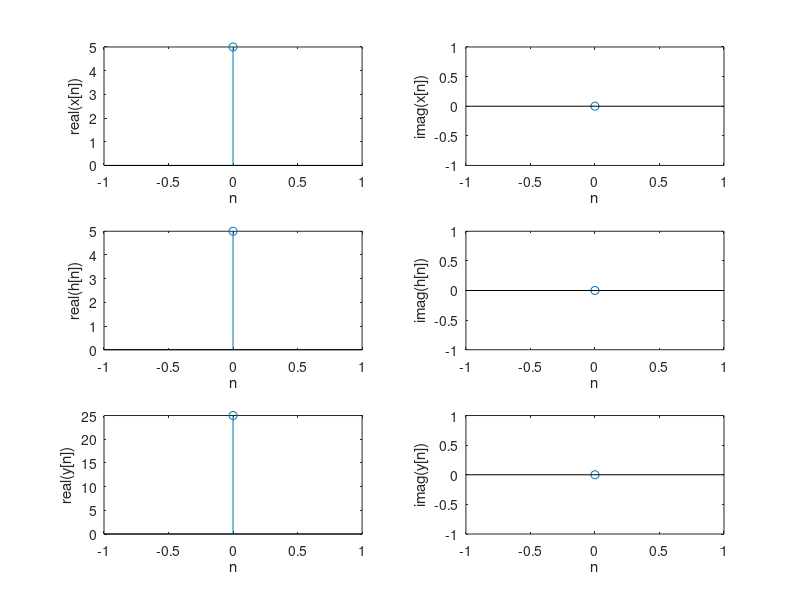

MATLAB code to generate this figure:
clc
clear variables


xn = input('Enter the sequence x[n]: ');
hn = input('Enter the sequence h[n]: ');

%xn = [1 2 3 4];
%hn = [1 2 3 4];

%This is for making both x[n] and h[n] equally sized
xnLength = length(xn);
hnLength = length(hn);

if xnLength > hnLength
        hn = [hn, zeros(1,xnLength - hnLength)];
elseif hnLength > xnLength
        xn = [xn, zeros(1, hnLength - xnLength)];
end

%This converts x[n] and h[n] into column matrix
xn = xn';
hn = hn';

xnLength = length(xn);
hnLength = length(hn);

%for finding h matrix
hMat = zeros(hnLength);

for i=0:hnLength-1
    hMat(1:hnLength, i+1) = circshift(hn,i);
end

yn = hMat*xn;

n = (0:xnLength-1);

subplot(3,2,1);
stem(n,real(xn'));xlabel('n');ylabel('real(x[n])');

subplot(3,2,2);
stem(n,imag(xn'));xlabel('n');ylabel('imag(x[n])');


subplot(3,2,3);
stem(n,real(hn'));xlabel('n');ylabel('real(h[n])');

subplot(3,2,4);
stem(n,imag(hn'));xlabel('n');ylabel('imag(h[n])');

subplot(3,2,5);
stem(n,real(yn'));xlabel('n');ylabel('real(y[n])');

subplot(3,2,6);
stem(n,imag(yn'));xlabel('n');ylabel('imag(y[n])');

disp(yn);